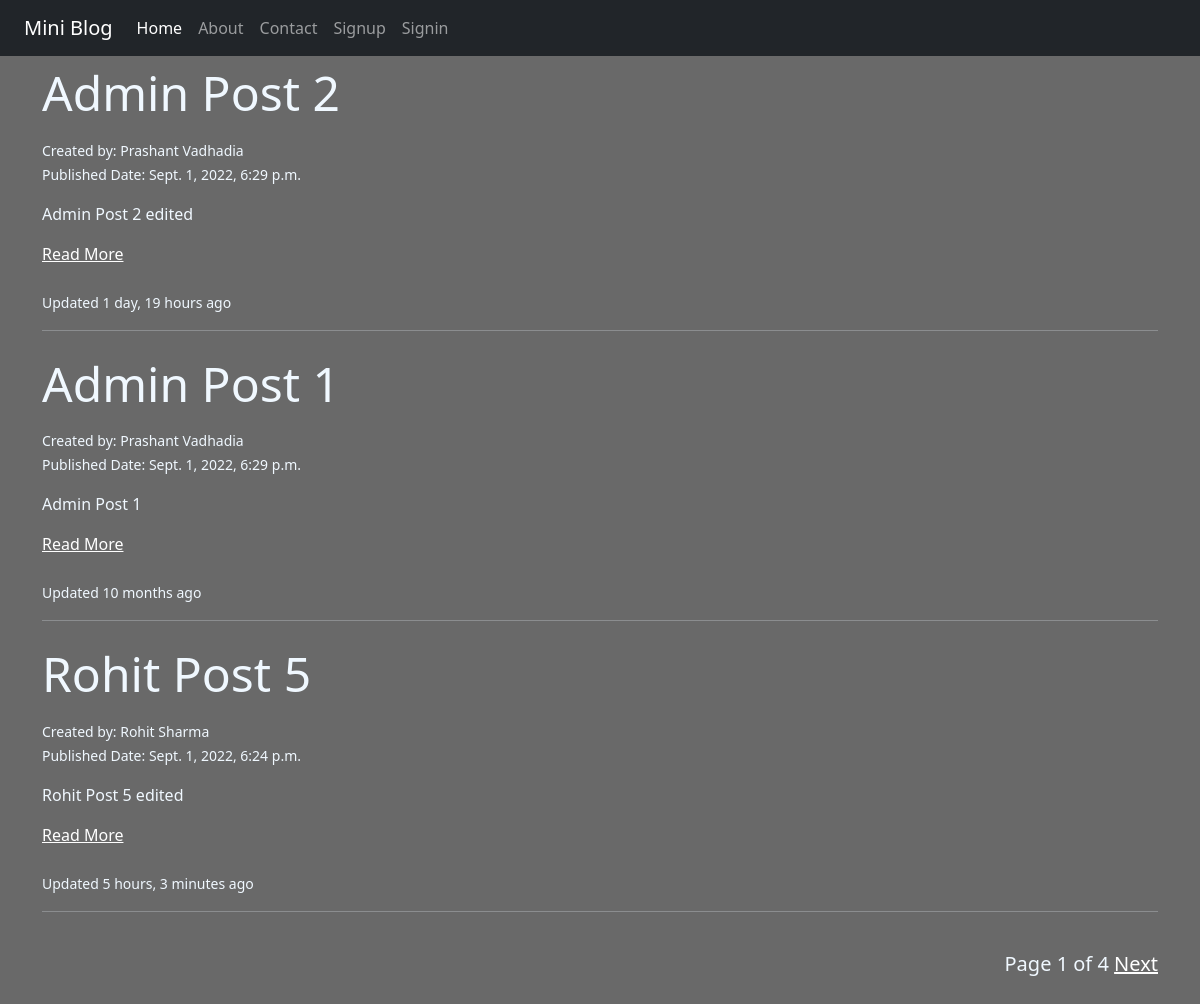
The page / on the database its author committed.
### blog/models.py (models this page shows)
class post(models.Model):
    user = models.ForeignKey(User, on_delete=models.CASCADE)
    title = models.CharField(max_length=150)
    desc = FroalaField(theme='dark')
    created = models.DateTimeField(auto_now_add=True)
    updated = models.DateTimeField(auto_now=True)

### blog/views.py (the view)
# urls.py: path('', views.PostListView.as_view(), name='home'),
class PostListView(ListView):
    model = post
    template_name = 'blog/home.html'
    ordering = ['-id']
    paginate_by = 3
    paginate_orphans = 1
    def get_context_data(self, *args, **kwargs):
        try:
            return super(PostListView, self).get_context_data(*args, **kwargs)
        except Http404:
            self.kwargs['page'] = 1
            return super(PostListView, self).get_context_data(*args, **kwargs)

### blog/templates/blog/home.html (shortened to what this page needs)
{% extends 'blog/base.html' %}
{% load static %}
{% block content %}
{% for post in page_obj %}
    <div>
        <h1 class="display-5 mt-2 mb-3">{{post.title}}</h1>
        <small>Created by: {{post.user.first_name}} {{post.user.last_name}}</small><br>
        <small>Published Date: {{post.created}} </small><br>
        <p>{{post.desc|safe|truncatewords:100}}</p><a style='color:white' href="{% url 'post' post.id %}">Read More</a><br><br>
        <small>Updated {{ post.updated|timesince }} ago </small><br>
        <hr>
    </div>
{% endfor %}
    <div style='margin-bottom: 20px; text-align: right'>
        <span>
            <h5><br>
                <span>Page {{page_obj.number}} of {{page_obj.paginator.num_pages}}</span>
            {% if page_obj.has_next %}
                <a style='color:white' href="?page={{page_obj.next_page_number}}">Next</a>
            {% endif %}
            </h5>
        </span>
    </div>
{% endblock content %}

### blog/static/blog/css/style.css (style rules this page uses)
body { background-color: dimgrey; color: aliceblue; }

### rows shown on the page
post: title "Admin Post 2", user.first_name "Prashant", user.last_name "Vadhadia", created "Sept. 1, 2022, 6:29 p.m.", desc "Admin Post 2 edited", updated "1 day, 19 hours"
post: title "Admin Post 1", user.first_name "Prashant", user.last_name "Vadhadia", created "Sept. 1, 2022, 6:29 p.m.", desc "Admin Post 1", updated "10 months"
post: title "Rohit Post 5", user.first_name "Rohit", user.last_name "Sharma", created "Sept. 1, 2022, 6:24 p.m.", desc "Rohit Post 5 edited", updated "5 hours, 3 minutes"

### other values the page prints
{{ page_obj.number }} "1"
{{ page_obj.paginator.num_pages }} "4"
